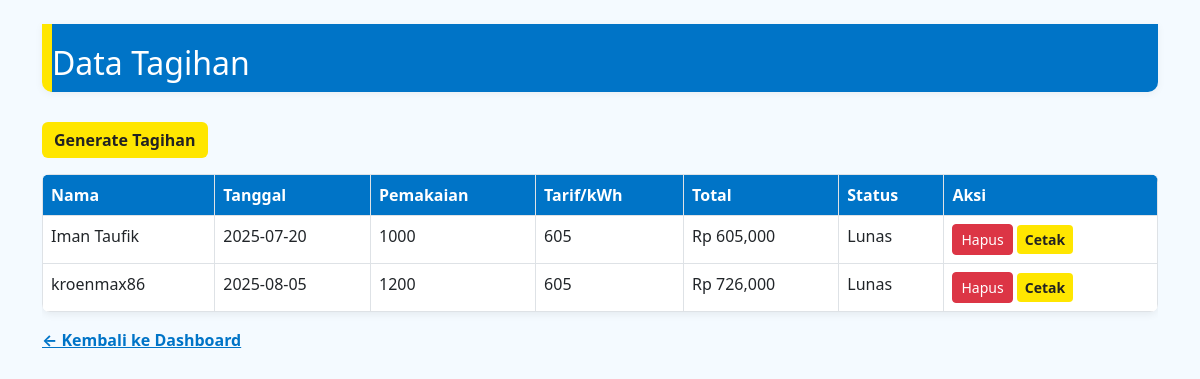
/pages/tagihan.php (signed in), run on the app's committed database.
### tables this page shows
CREATE TABLE `tagihan` (
  `id_tagihan` int(11) NOT NULL,
  `id_penggunaan` int(11) DEFAULT NULL,
  `jumlah_tagihan` int(11) DEFAULT NULL,
  `status` enum('Belum Bayar','Lunas') DEFAULT NULL
);

CREATE TABLE `pelanggan` (
  `id_pelanggan` varchar(10) NOT NULL,
  `nama` varchar(100) DEFAULT NULL,
  `password` varchar(100) DEFAULT NULL,
  `email` varchar(100) DEFAULT NULL,
  `alamat` text DEFAULT NULL,
  `daya` int(11) DEFAULT NULL,
  `tanggal_registrasi` date DEFAULT NULL
);

CREATE TABLE `penggunaan` (
  `id_penggunaan` int(11) NOT NULL,
  `id_pelanggan` varchar(10) DEFAULT NULL,
  `tanggal` date DEFAULT NULL,
  `meter_awal` int(11) DEFAULT NULL,
  `meter_akhir` int(11) DEFAULT NULL
);

CREATE TABLE `tarif` (
  `daya` int(11) NOT NULL,
  `tarif_per_kwh` int(11) DEFAULT NULL
);

### pages/tagihan.php (the view, shortened to what this page needs)
<?php
include '../config/koneksi.php';
$level = $_SESSION['level'];
if ($level == 1) {
  $query = "SELECT
      t.id_tagihan,
      p.nama,
      pg.tanggal,
      pg.meter_awal,
      pg.meter_akhir,
      (pg.meter_akhir - pg.meter_awal) AS pemakaian,
      tf.tarif_per_kwh,
      t.jumlah_tagihan,
      t.status
    FROM tagihan t
    JOIN penggunaan pg ON t.id_penggunaan = pg.id_penggunaan
    JOIN pelanggan p ON pg.id_pelanggan = p.id_pelanggan
    JOIN tarif tf ON p.daya = tf.daya";
}
$data = $query ? mysqli_query($koneksi, $query) : false;
?>
<!DOCTYPE html>
<html>
<head>
</head>
<body>
<div class="container mt-4">
    <div class="pln-header">
        <h2 class="mb-0">Data Tagihan</h2>
    </div>
    <?php if ($level == 1): ?>
      <a href="tambah_tagihan.php" class="btn btn-pln mb-3">Generate Tagihan</a>
    <?php endif; ?>
    <div class="table-responsive">
        <table class="table table-bordered table-pln">
            <thead>
                <tr>
                    <th>Nama</th><th>Tanggal</th><th>Pemakaian</th><th>Tarif/kWh</th><th>Total</th><th>Status</th><th>Aksi</th>
                </tr>
            </thead>
            <tbody>
            <?php if ($data && mysqli_num_rows($data) > 0): ?>
                <?php while ($row = mysqli_fetch_assoc($data)): ?>
                <tr>
                    <td><?= $row['nama'] ?></td>
                    <td><?= $row['tanggal'] ?></td>
                    <td><?= $row['pemakaian'] ?></td>
                    <td><?= $row['tarif_per_kwh'] ?></td>
                    <td>Rp <?= number_format($row['jumlah_tagihan']) ?></td>
                    <td><?= $row['status'] ?></td>
                    <td>
                      <?php if ($level == 1): ?>
                        <a href="../proses/tagihan_proses.php?hapus=<?= $row['id_tagihan'] ?>" class="btn btn-sm btn-danger" onclick="return confirm('Hapus tagihan ini?')">Hapus</a>
                      <?php else: ?>
                        <?php if ($row['status'] == 'Belum Bayar'): ?>
                          <a href="pembayaran.php?id=<?= $row['id_tagihan'] ?>" class="btn btn-sm btn-success">Bayar</a>
                        <?php endif; ?>
                      <?php endif; ?>
                      <a href="cetak_tagihan.php?id=<?= $row['id_tagihan'] ?>" target="_blank" class="btn btn-sm btn-pln">Cetak</a>
                    </td>
                </tr>
                <?php endwhile; ?>
            <?php else: ?>
                <tr><td colspan="8" class="text-center">Tidak ada data tagihan.</td></tr>
            <?php endif; ?>
            </tbody>
        </table>
    </div>
    <a href="../dashboard.php" class="link-kembali">&larr; Kembali ke Dashboard</a>
</div>
</body>
</html>

### pages/tagihan.php (style rules this page uses)
body { background: #f4faff; }
.pln-header { background: #0074c7; color: #fff; padding: 20px 0 10px 0; border-left: 10px solid #ffe600; border-radius: 0 0 10px 10px; margin-bottom: 30px; box-shadow: 0 2px 8px rgba(0,0,0,0.05); }
.table-pln { background: #fff; border-radius: 8px; overflow: hidden; box-shadow: 0 2px 8px rgba(0,0,0,0.07); }
.table-pln th { background: #0074c7; color: #fff; }
.btn-pln { background: #ffe600; color: #222; border: none; font-weight: bold; }
.link-kembali { color: #0074c7; font-weight: bold; }

### data on the page
tagihan: pelanggan.nama "Iman Taufik", id_penggunaan.tanggal "2025-07-20", pemakaian "1000", tarif.tarif_per_kwh "605", jumlah_tagihan "605,000", status "Lunas"
tagihan: pelanggan.nama "kroenmax86", id_penggunaan.tanggal "2025-08-05", pemakaian "1200", tarif.tarif_per_kwh "605", jumlah_tagihan "726,000", status "Lunas"
